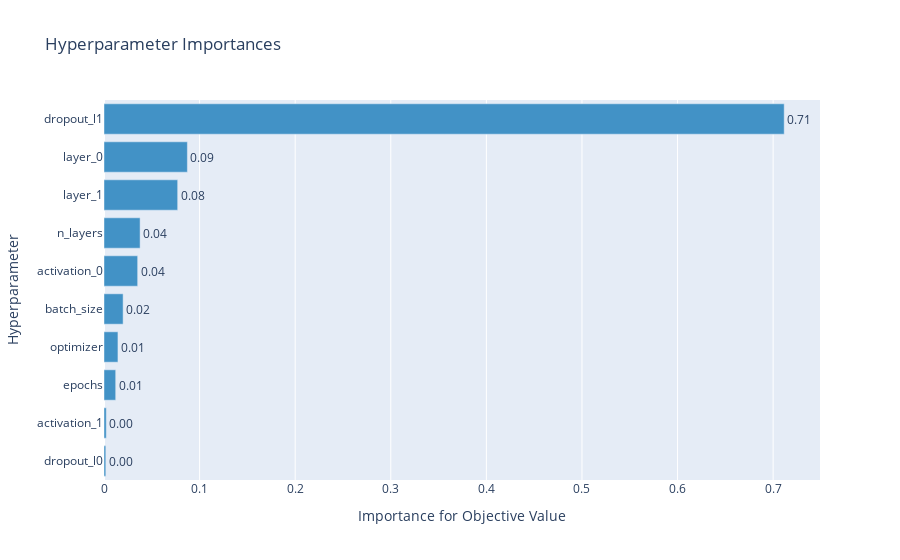

Notebook source saved alongside this figure:
### Markdown cell above
We can also look at which features had the most impact and what the algorithm preferred when training

### Code cell
plot_param_importances(study)

### Figure 1 — Plotly figure (JSON) as saved in the notebook; plotly's stock layout.template omitted (floating-point values rounded to 4 significant figures)
{"data": [{"cliponaxis": false, "hovertemplate": ["dropout_l0 (UniformDistribution): 0.001895649507804679<extra></extra>", "activation_1 (CategoricalDistribution): 0.002397348369041149<extra></extra>", "epochs (IntUniformDistribution): 0.012240284077028976<extra></extra>", "optimizer (CategoricalDistribution): 0.014593502196411505<extra></extra>", "batch_size (IntUniformDistribution): 0.020000787635874567<extra></extra>", "activation_0 (CategoricalDistribution): 0.03522584080802115<extra></extra>", "n_layers (IntUniformDistribution): 0.03776323442445941<extra></extra>", "layer_1 (IntUniformDistribution): 0.07707752781698961<extra></extra>", "layer_0 (IntUniformDistribution): 0.08723873365037936<extra></extra>", "dropout_l1 (UniformDistribution): 0.7115670915139897<extra></extra>"], "marker": {"color": "rgb(66,146,198)"}, "orientation": "h", "text": ["0.001895649507804679", "0.002397348369041149", "0.012240284077028976", "0.014593502196411505", "0.020000787635874567", "0.03522584080802115", "0.03776323442445941", "0.07707752781698961", "0.08723873365037936", "0.7115670915139897"], "textposition": "outside", "texttemplate": "%{text:.2f}", "x": [0.001896, 0.002397, 0.01224, 0.01459, 0.02, 0.03523, 0.03776, 0.07708, 0.08724, 0.7116], "y": ["dropout_l0", "activation_1", "epochs", "optimizer", "batch_size", "activation_0", "n_layers", "layer_1", "layer_0", "dropout_l1"], "type": "bar"}], "layout": {"showlegend": false, "title": {"text": "Hyperparameter Importances"}, "xaxis": {"title": {"text": "Importance for Objective Value"}}, "yaxis": {"title": {"text": "Hyperparameter"}}}}
